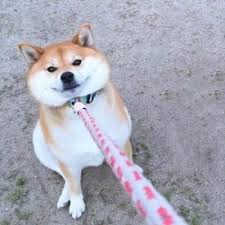
#> input picture hubmodule/tests/image_dataset/classification/animals/dog.jpeg, 225 x 225 px
$ python -i data_feed.py   (imports and definitions only)
#> lines starting #> are read from the running program, lines starting #| are printed output that depends on the picture
#> further down, picture is the input picture: PIL image 225x225 RGB; mean R, G, B 167.8, 167.7, 180.4
# coding=utf-8
import os
import time
from collections import OrderedDict

import cv2
import numpy as np
from PIL import Image

__all__ = ['reader']

DATA_DIM = 224
img_mean = np.array([0.485, 0.456, 0.406]).reshape((3, 1, 1))
img_std = np.array([0.229, 0.224, 0.225]).reshape((3, 1, 1))


def resize_short(img, target_size):
#> called with target_size = 256
    percent = float(target_size) / min(img.size[0], img.size[1])
#> percent = 1.14
    resized_width = int(round(img.size[0] * percent))
#> resized_width = 256
    resized_height = int(round(img.size[1] * percent))
#> resized_height = 256
    img = img.resize((resized_width, resized_height), Image.LANCZOS)
    return img


def crop_image(img, target_size, center):
#> called with target_size = 224, center = True
    width, height = img.size
#> width = 256; height = 256
    size = target_size
    if center == True:
        w_start = (width - size) / 2
#> w_start = 16
        h_start = (height - size) / 2
#> h_start = 16
    else:
        w_start = np.random.randint(0, width - size + 1)
        h_start = np.random.randint(0, height - size + 1)
    w_end = w_start + size
#> w_end = 240
    h_end = h_start + size
#> h_end = 240
    img = img.crop((w_start, h_start, w_end, h_end))
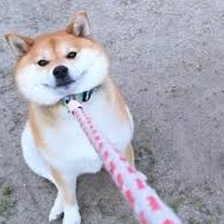
#> img: PIL image 224x224 RGB; mean R, G, B 169.8, 169, 181.1
    return img


def process_image(img):
    img = resize_short(img, target_size=256)
    img = crop_image(img, target_size=DATA_DIM, center=True)
    if img.mode != 'RGB':
        img = img.convert('RGB')
    img = np.array(img).astype('float32').transpose((2, 0, 1)) / 255
    img -= img_mean
    img /= img_std
    return img


def reader(images=None, paths=None):
    """
    Preprocess to yield image.

    Args:
        images (list[numpy.ndarray]): images data, shape of each is [H, W, C].
        paths (list[str]): paths to images.

    Yield:
        each (collections.OrderedDict): info of original image, preprocessed image.
    """
    component = list()
    if paths:
        for im_path in paths:
            each = OrderedDict()
            assert os.path.isfile(
                im_path), "The {} isn't a valid file path.".format(im_path)
            each['org_im_path'] = im_path
            each['org_im'] = Image.open(im_path)
            each['org_im_width'], each['org_im_height'] = each['org_im'].size
            component.append(each)
    if images is not None:
        assert type(images), "images is a list."
        for im in images:
            each = OrderedDict()
            each['org_im'] = Image.fromarray(im[:, :, ::-1])
            each['org_im_path'] = 'ndarray_time={}'.format(
                round(time.time(), 6) * 1e6)
            each['org_im_width'], each['org_im_height'] = each['org_im'].size
            component.append(each)

    for element in component:
        element['image'] = process_image(element['org_im'])
        yield element

>>> from PIL import Image
>>> picture = Image.open('../../../../tests/image_dataset/classification/animals/dog.jpeg')
>>> result = process_image(picture)

$ run again, on hubmodule/tests/image_dataset/classification/animals/elephant.jpg
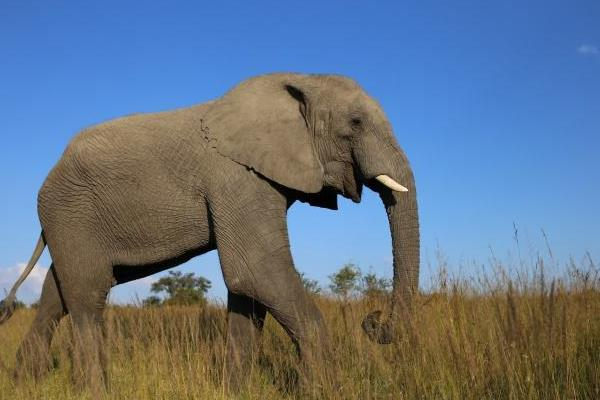
#> input picture hubmodule/tests/image_dataset/classification/animals/elephant.jpg, 600 x 400 px
#> picture is the input picture: PIL image 600x400 RGB; mean R, G, B 101.6, 116.5, 133.1
#> in crop_image, `img = img.crop((w_start, h_start, w_end, h_end))`:
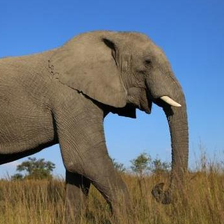
#> img: PIL image 224x224 RGB; mean R, G, B 106.1, 115, 123.6
